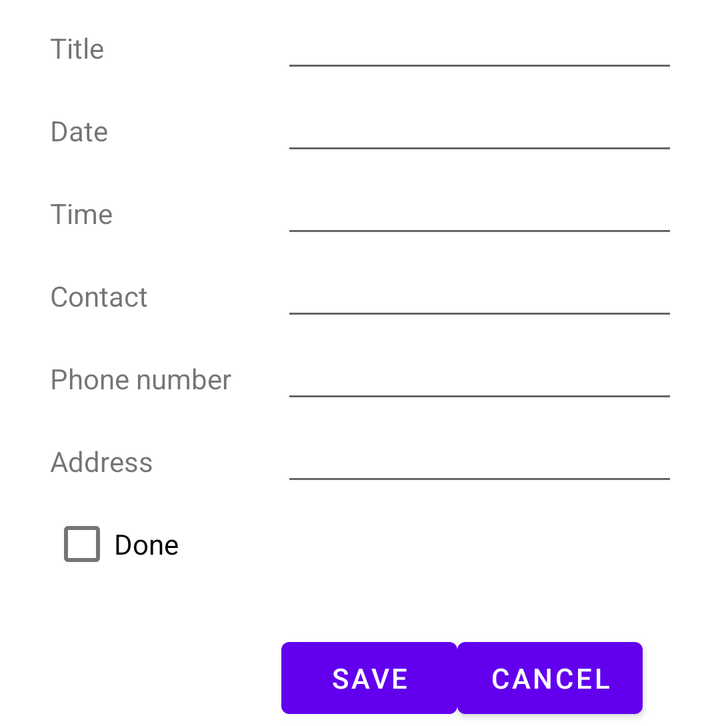
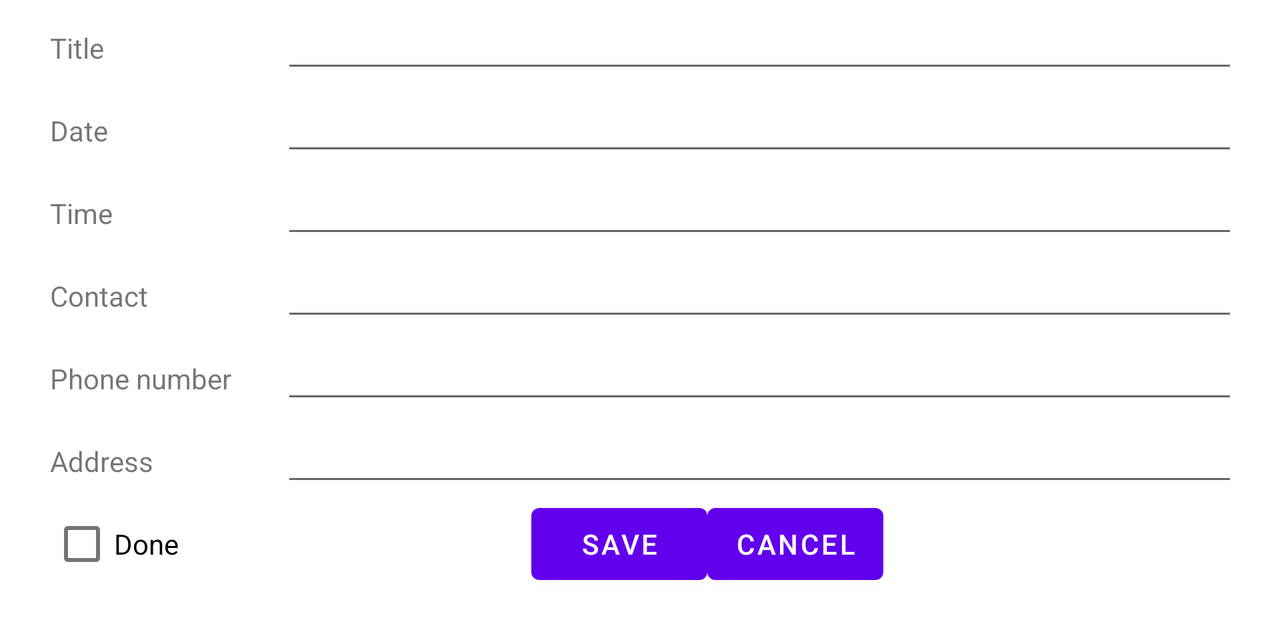

The same Android screen from two of the app's own layout files: first res/layout/ as a phone draws it, then the repository's variant for another configuration, drawn on a device whose configuration selects that folder. Both files follow.
<!-- AndroidManifest.xml: application theme Theme.RDVManager -->
<!-- res/layout/activity_rdv_details.xml -->
<?xml version="1.0" encoding="utf-8"?>
<TableLayout xmlns:android="http://schemas.android.com/apk/res/android"
    android:layout_width="match_parent"
    android:layout_height="wrap_content"
    xmlns:app="http://schemas.android.com/apk/res-auto"
    android:paddingLeft="25dp"
    android:paddingRight="25dp">

    <TableRow
        android:layout_width="match_parent"
        android:layout_height="match_parent">

        <TextView
            android:id="@+id/tvTitle"
            android:layout_width="wrap_content"
            android:layout_height="wrap_content"
            android:labelFor="@id/etTitle"
            android:text="@string/lblTitle" />

        <EditText
            android:id="@+id/etTitle"
            android:layout_width="wrap_content"
            android:layout_height="wrap_content"
            android:layout_marginStart="25dp"
            android:autofillHints="Enter value"
            android:ems="10"
            android:inputType="textPersonName" />
    </TableRow>
    <TableRow
        android:layout_width="match_parent"
        android:layout_height="match_parent">

        <TextView
            android:id="@+id/tvDate"
            android:layout_width="wrap_content"
            android:layout_height="wrap_content"
            android:text="@string/lblDate"
            android:onClick="pickDate"/>
        <EditText
            android:id="@+id/etDate"
            android:layout_width="wrap_content"
            android:layout_height="wrap_content"
            android:layout_marginStart="25dp"
            android:ems="10"
            android:inputType="text" />
    </TableRow>

    <TableRow
        android:layout_width="match_parent"
        android:layout_height="match_parent">

        <TextView
            android:id="@+id/tvTime"
            android:layout_width="wrap_content"
            android:layout_height="wrap_content"
            android:text="@string/lblTime"
            android:onClick="pickTime" />
        <EditText
            android:id="@+id/etTime"
            android:layout_width="wrap_content"
            android:layout_height="wrap_content"
            android:layout_marginStart="25dp"
            android:ems="10"
            android:inputType="text" />
    </TableRow>
    <TableRow
        android:layout_width="match_parent"
        android:layout_height="match_parent">


        <TextView
            android:id="@+id/tvContact"
            android:layout_width="wrap_content"
            android:layout_height="wrap_content"
            android:text="@string/lblContact"
            android:onClick="pickContact"/>


        <EditText
            android:id="@+id/etContact"
            android:layout_width="wrap_content"
            android:layout_height="wrap_content"
            android:layout_marginStart="25dp"
            android:ems="10"

            android:inputType="textMultiLine" />


    </TableRow>
    <TableRow
        android:layout_width="match_parent"
        android:layout_height="match_parent">

        <TextView
            android:id="@+id/tvPhone"
            android:layout_width="wrap_content"
            android:layout_height="wrap_content"
            android:text="@string/lblPhone"/>
        <EditText
            android:id="@+id/etPhone"
            android:layout_width="wrap_content"
            android:layout_height="wrap_content"
            android:layout_marginStart="25dp"
            android:ems="10"
            android:inputType="textMultiLine" />

    </TableRow>
    <TableRow
        android:layout_width="match_parent"
        android:layout_height="match_parent">

        <TextView
            android:id="@+id/tvAddress"
            android:layout_width="wrap_content"
            android:layout_height="wrap_content"
            android:text="@string/lblAddress" />

        <EditText
            android:id="@+id/etAddress"
            android:layout_width="wrap_content"
            android:layout_height="wrap_content"
            android:layout_marginStart="25dp"
            android:ems="10"
            android:inputType="textMultiLine" />
    </TableRow>
    <TableRow
        android:layout_width="match_parent"
        android:layout_height="match_parent">

        <CheckBox

            android:id="@+id/cbIsDone"
            android:layout_width="wrap_content"
            android:layout_height="wrap_content"
            android:text="@string/etDone"
            app:layout_constraintEnd_toStartOf="@+id/cbIsDone"
            app:layout_constraintHorizontal_bias="0.0"
            app:layout_constraintStart_toStartOf="parent"
            app:layout_constraintTop_toBottomOf="@+id/tvContact" />

    </TableRow>
    <TableRow
        android:layout_width="match_parent"
        android:layout_height="40dp">
        <TextView
            android:id="@+id/tvId"
            android:layout_width="wrap_content"
            android:layout_height="wrap_content"
            android:visibility="invisible" />
    </TableRow>
    <TableRow
        android:layout_width="match_parent"
        android:layout_height="match_parent"
        android:orientation="horizontal">
        <LinearLayout
            android:layout_width="match_parent"
            android:layout_height="match_parent"
            android:layout_column="1"
            android:layout_marginStart="25dp"
            android:orientation="horizontal">

            <Button
                android:id="@+id/btnSave"
                android:layout_width="wrap_content"
                android:layout_height="wrap_content"
                android:layout_gravity="left"
                android:onClick="saveRDV"
                android:text="@string/btnSave" />

            <Button
                android:id="@+id/btnCancel"
                android:layout_width="wrap_content"
                android:layout_height="wrap_content"
                android:layout_gravity="right"
                android:onClick="onCancelClick"
                android:text="@string/lblCancel" />
        </LinearLayout>
    </TableRow>
</TableLayout>
<!-- resources referenced by this layout -->
<resources>
  <string name="btnSave">Save</string>
  <string name="etDone">Done</string>
  <string name="lblAddress">Address</string>
  <string name="lblCancel">Cancel</string>
  <string name="lblContact">Contact</string>
  <string name="lblDate">Date</string>
  <string name="lblPhone">Phone number</string>
  <string name="lblTime">Time</string>
  <string name="lblTitle">Title</string>
  <style name="Theme.RDVManager" parent="Theme.MaterialComponents.DayNight.DarkActionBar">
          
          <item name="colorPrimary">@color/purple_500</item>
          <item name="colorPrimaryVariant">@color/purple_700</item>
      <item name="colorOnPrimary">@color/white</item>
          
          <item name="colorSecondary">@color/teal_200</item>
          <item name="colorSecondaryVariant">@color/teal_700</item>
          <item name="colorOnSecondary">@color/black</item>
          
          <item name="android:statusBarColor" tools:targetApi="l">?attr/colorPrimaryVariant</item>
          
      </style>
  <color name="purple_500">#FF6200EE</color>
  <color name="purple_700">#FF3700B3</color>
  <color name="white">#FFFFFFFF</color>
  <color name="teal_200">#FF03DAC5</color>
  <color name="teal_700">#FF018786</color>
  <color name="black">#FF000000</color>
</resources>
<!-- res/layout-land/activity_rdv_details.xml (the repository's variant of the layout above) -->
<!-- drawn on the phone turned sideways -->
<?xml version="1.0" encoding="utf-8"?>
<TableLayout xmlns:android="http://schemas.android.com/apk/res/android"
    android:layout_width="match_parent"
    android:layout_height="wrap_content"
    xmlns:app="http://schemas.android.com/apk/res-auto"
    android:paddingLeft="25dp"
    android:paddingRight="25dp">

    <TableRow
        android:layout_width="match_parent"
        android:layout_height="match_parent">

        <TextView
            android:id="@+id/tvTitle"
            android:layout_width="wrap_content"
            android:layout_height="wrap_content"
            android:labelFor="@id/etTitle"
            android:text="@string/lblTitle" />

        <EditText
            android:id="@+id/etTitle"
            android:layout_width="548dp"
            android:layout_height="wrap_content"
            android:layout_marginStart="25dp"
            android:autofillHints="Enter value"
            android:ems="10"
            android:inputType="textPersonName" />
    </TableRow>
    <TableRow
        android:layout_width="match_parent"
        android:layout_height="match_parent">

        <TextView
            android:id="@+id/tvDate"
            android:layout_width="wrap_content"
            android:layout_height="wrap_content"
            android:text="@string/lblDate" />
        <EditText
            android:id="@+id/etDate"
            android:layout_width="wrap_content"
            android:layout_height="wrap_content"
            android:layout_marginStart="25dp"
            android:ems="10"
            android:inputType="text"
            android:onClick="pickDate" />
    </TableRow>

    <TableRow
        android:layout_width="match_parent"
        android:layout_height="match_parent">

        <TextView
            android:id="@+id/tvTime"
            android:layout_width="wrap_content"
            android:layout_height="wrap_content"
            android:text="@string/lblTime" />
        <EditText
            android:id="@+id/etTime"
            android:layout_width="wrap_content"
            android:layout_height="wrap_content"
            android:layout_marginStart="25dp"
            android:ems="10"
            android:inputType="text"
            android:onClick="pickTime" />
    </TableRow>
    <TableRow
        android:layout_width="match_parent"
        android:layout_height="match_parent">


        <TextView
            android:id="@+id/tvContact"
            android:layout_width="wrap_content"
            android:layout_height="wrap_content"
            android:text="@string/lblContact"
            android:onClick="pickContact"/>


        <EditText
            android:id="@+id/etContact"
            android:layout_width="wrap_content"
            android:layout_height="wrap_content"
            android:layout_marginStart="25dp"
            android:ems="10"

            android:inputType="textMultiLine" />


    </TableRow>
    <TableRow
        android:layout_width="match_parent"
        android:layout_height="match_parent">

        <TextView
            android:id="@+id/tvPhone"
            android:layout_width="wrap_content"
            android:layout_height="wrap_content"
            android:text="@string/lblPhone"/>
        <EditText
            android:id="@+id/etPhone"
            android:layout_width="wrap_content"
            android:layout_height="wrap_content"
            android:layout_marginStart="25dp"
            android:ems="10"
            android:inputType="textMultiLine" />

    </TableRow>
    <TableRow
        android:layout_width="match_parent"
        android:layout_height="match_parent">

        <TextView
            android:id="@+id/tvAddress"
            android:layout_width="wrap_content"
            android:layout_height="wrap_content"
            android:text="@string/lblAddress" />

        <EditText
            android:id="@+id/etAddress"
            android:layout_width="wrap_content"
            android:layout_height="wrap_content"
            android:layout_marginStart="25dp"
            android:ems="10"
            android:inputType="textMultiLine" />
    </TableRow>
    <TableRow
        android:layout_width="match_parent"
        android:layout_height="match_parent">

        <CheckBox

            android:id="@+id/cbIsDone"
            android:layout_width="wrap_content"
            android:layout_height="wrap_content"
            android:text="@string/etDone"
            app:layout_constraintEnd_toStartOf="@+id/cbIsDone"
            app:layout_constraintHorizontal_bias="0.0"
            app:layout_constraintStart_toStartOf="parent"
            app:layout_constraintTop_toBottomOf="@+id/tvContact" />

        <LinearLayout
            android:layout_width="397dp"
            android:layout_height="match_parent"
            android:layout_column="1"
            android:layout_marginStart="150dp"
            android:orientation="horizontal">

            <Button
                android:id="@+id/btnSave"
                android:layout_width="wrap_content"
                android:layout_height="wrap_content"
                android:onClick="saveRDV"
                android:text="@string/btnSave" />

            <Button
                android:id="@+id/btnCancel"
                android:layout_width="wrap_content"
                android:layout_height="wrap_content"
                android:onClick="onCancelClick"
                android:padding="3dp"
                android:text="@string/lblCancel" />
        </LinearLayout>

    </TableRow>
    <TableRow
        android:layout_width="match_parent"
        android:layout_height="40dp">
        <TextView
            android:id="@+id/tvId"
            android:layout_width="wrap_content"
            android:layout_height="wrap_content"
            android:visibility="invisible" />
    </TableRow>
    <TableRow
        android:layout_width="match_parent"
        android:layout_height="match_parent"
        android:orientation="horizontal">

    </TableRow>
</TableLayout>
